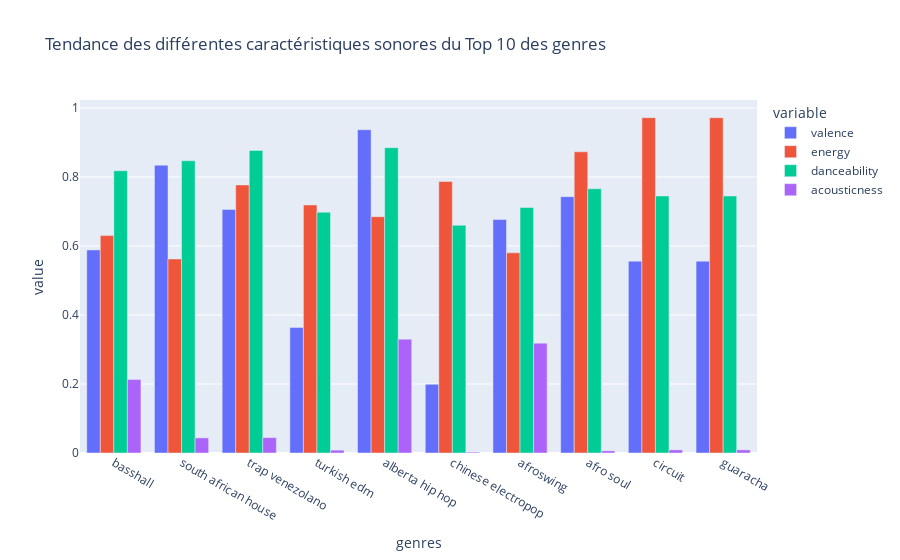

Notebook cell for this chart:
### Code cell
top10_genres = genre_data.nlargest(10, 'popularity')

fig = px.bar(top10_genres, x='genres', y=['valence', 'energy', 'danceability', 'acousticness'], barmode='group',
            title='Tendance des différentes caractéristiques sonores du Top 10 des genres')
fig.show()

### Figure 1 — Plotly figure (JSON) as saved in the notebook; plotly's stock layout.template omitted (floating-point values rounded to 4 significant figures)
{"data": [{"alignmentgroup": "True", "hovertemplate": "variable=valence<br>genres=%{x}<br>value=%{y}<extra></extra>", "legendgroup": "valence", "marker": {"color": "#636efa", "pattern": {"shape": ""}}, "name": "valence", "offsetgroup": "valence", "orientation": "v", "showlegend": true, "textposition": "auto", "type": "bar", "x": ["basshall", "south african house", "trap venezolano", "turkish edm", "alberta hip hop", "chinese electropop", "afroswing", "afro soul", "circuit", "guaracha"], "xaxis": "x", "y": [0.5887, 0.8343, 0.706, 0.364, 0.937, 0.199, 0.6766, 0.743, 0.556, 0.556], "yaxis": "y"}, {"alignmentgroup": "True", "hovertemplate": "variable=energy<br>genres=%{x}<br>value=%{y}<extra></extra>", "legendgroup": "energy", "marker": {"color": "#EF553B", "pattern": {"shape": ""}}, "name": "energy", "offsetgroup": "energy", "orientation": "v", "showlegend": true, "textposition": "auto", "type": "bar", "x": ["basshall", "south african house", "trap venezolano", "turkish edm", "alberta hip hop", "chinese electropop", "afroswing", "afro soul", "circuit", "guaracha"], "xaxis": "x", "y": [0.6302, 0.5623, 0.777, 0.719, 0.685, 0.787, 0.5802, 0.873, 0.972, 0.972], "yaxis": "y"}, {"alignmentgroup": "True", "hovertemplate": "variable=danceability<br>genres=%{x}<br>value=%{y}<extra></extra>", "legendgroup": "danceability", "marker": {"color": "#00cc96", "pattern": {"shape": ""}}, "name": "danceability", "offsetgroup": "danceability", "orientation": "v", "showlegend": true, "textposition": "auto", "type": "bar", "x": ["basshall", "south african house", "trap venezolano", "turkish edm", "alberta hip hop", "chinese electropop", "afroswing", "afro soul", "circuit", "guaracha"], "xaxis": "x", "y": [0.818, 0.847, 0.877, 0.698, 0.885, 0.66, 0.7117, 0.766, 0.745, 0.745], "yaxis": "y"}, {"alignmentgroup": "True", "hovertemplate": "variable=acousticness<br>genres=%{x}<br>value=%{y}<extra></extra>", "legendgroup": "acousticness", "marker": {"color": "#ab63fa", "pattern": {"shape": ""}}, "name": "acousticness", "offsetgroup": "acousticness", "orientation": "v", "showlegend": true, "textposition": "auto", "type": "bar", "x": ["basshall", "south african house", "trap venezolano", "turkish edm", "alberta hip hop", "chinese electropop", "afroswing", "afro soul", "circuit", "guaracha"], "xaxis": "x", "y": [0.2132, 0.04383, 0.0446, 0.00829, 0.33, 0.00257, 0.3185, 0.00627, 0.00903, 0.00903], "yaxis": "y"}], "layout": {"barmode": "group", "legend": {"title": {"text": "variable"}, "tracegroupgap": 0}, "title": {"text": "Tendance des différentes caractéristiques sonores du Top 10 des genres"}, "xaxis": {"anchor": "y", "domain": [0, 1], "title": {"text": "genres"}}, "yaxis": {"anchor": "x", "domain": [0, 1], "title": {"text": "value"}}}}
